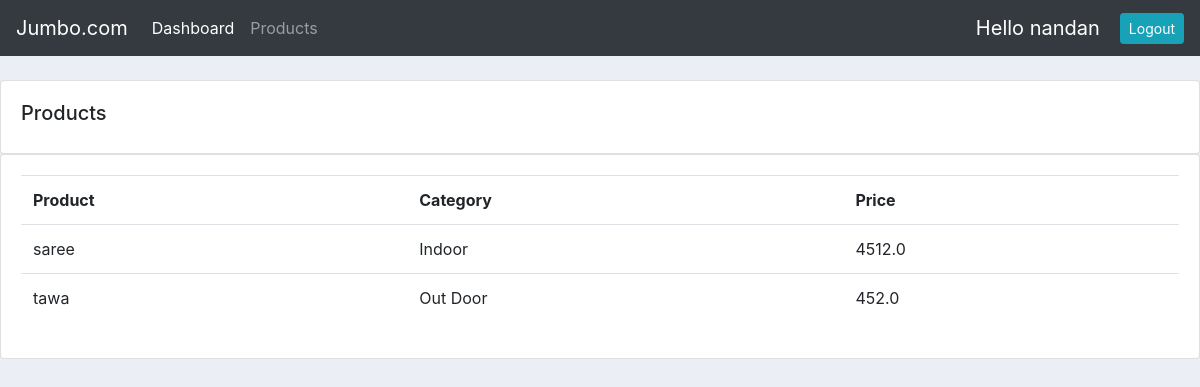
/product/ (signed in), run on the app's committed database.
### accounts/models.py (models this page shows, shortened)
class Product(models.Model):
	CATEGORY=(('Indoor','Indoor'),('Out Door','Out Door'))
	name=models.CharField(max_length=30,null=True)
	price=models.FloatField(null=True)
	category=models.CharField(max_length=30,null=True,choices=CATEGORY)
	description=models.CharField(max_length=30,null=True,blank=True)
	tags=models.ManyToManyField(Product_Type)
	date=models.DateTimeField(auto_now_add=True,null=True)

### accounts/decorators.py (the view)
		def wrapper_func(request,*args,**kwargs):
			group=None
			if request.user.groups.exists():
				group=request.user.groups.all()[0].name
			if group in allow:
				return view_func(request,*args,**kwargs)
			else:
				return HttpResponse("you did not have permision to access this page")

### accounts/views.py (called while the page is built)
@login_required(login_url='login')
@allow_user(allow=['admin'])
def product(request):
	product=Product.objects.all()
	context={
	'products':product
	}
	return render(request,'product.html',context)

### accounts/templates/product.html
{% extends 'base.html' %}
{% block content %}
<br>
		<div class="row">
			<div class="col-md">
				<div class="card card-body">
					<h5>Products</h5>
				</div>
				<div class="card card-body">
					<table class="table">
						<tr>
							<th>Product</th>
							<th>Category</th>
							<th>Price</th>
						</tr>
						{% for product in products %}
						<tr>
						 <td> {{product.name}}</td>
						 <td> {{product.category}}</td>
						 <td> {{product.price}}</td>
						</tr>
						{% endfor %}
					</table>
				</div>
			</div>
		</div>
{% endblock content %}

### accounts/templates/navbar.html (shortened to what this page needs)
<nav class="navbar navbar-expand-lg navbar-dark bg-dark">
  <a class="navbar-brand" href="#">Jumbo.com</a>
  <div class="collapse navbar-collapse" id="navbarNavAltMarkup">
    <div class="navbar-nav">
     {% if request.user.is_staff %}
      <a class="nav-item nav-link active" href="#">Dashboard</a>
      <a class="nav-item nav-link" href="#">Products</a>
      {% else %}
      <a class="nav-item nav-link" href="{% url 'account_setting' %}">Settings</a>
      {% endif %}
    </div>
  </div>
  <span id="logout">Hello {{request.user}}</span>
  <span><a class="btn btn-sm btn-info" href="{% url 'logout' %}">Logout</a></span>
</nav>

### static/css/style.css (style rules this page uses)
body { background-color: #ebeff5; }

### accounts/templates/navbar.html (style rules this page uses)
#logout { font-size: 20px; margin-right: 20px; color:#fff; }

### data on the page
Product: name "saree", category "Indoor", price "4512.0"
Product: name "tawa", category "Out Door", price "452.0"

### other printed values
{{ request.user }} "nandan"
